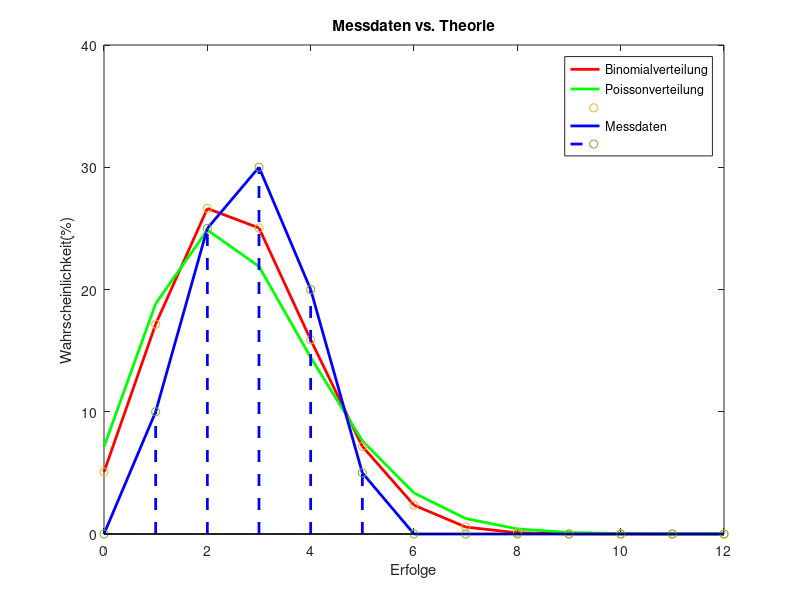

Here is the MATLAB script that generated this plot:
m = [0,2,5,6,4,1,0,0,0,0,0,0,0]/20*100;

x=linspace(0,12,13);
P_bi=100*binopdf(x,12,0.22);
P_poi=100*poisspdf(x,12*0.22);

plot(x,P_bi,'LineWidth',2,'Color','r')
hold on
plot(x,P_poi,'LineWidth',2,'Color','g')
hold on
stem(x,P_bi,'LineWidth',2,'LineStyle','none','Color','r')
hold on 
plot(x,m,'LineWidth',2,'Color','b')
hold on
stem(x,m,'LineWidth',2,'LineStyle','--','Color','b')
xlabel('Erfolge')
ylabel('Wahrscheinlichkeit(%)')
xlim([0 12])
ylim([0 40])
title('Messdaten vs. Theorie')
legend('Binomialverteilung','Poissonverteilung','','Messdaten','')


exportgraphics(gcf, 'data.eps', 'ContentType', 'vector');
